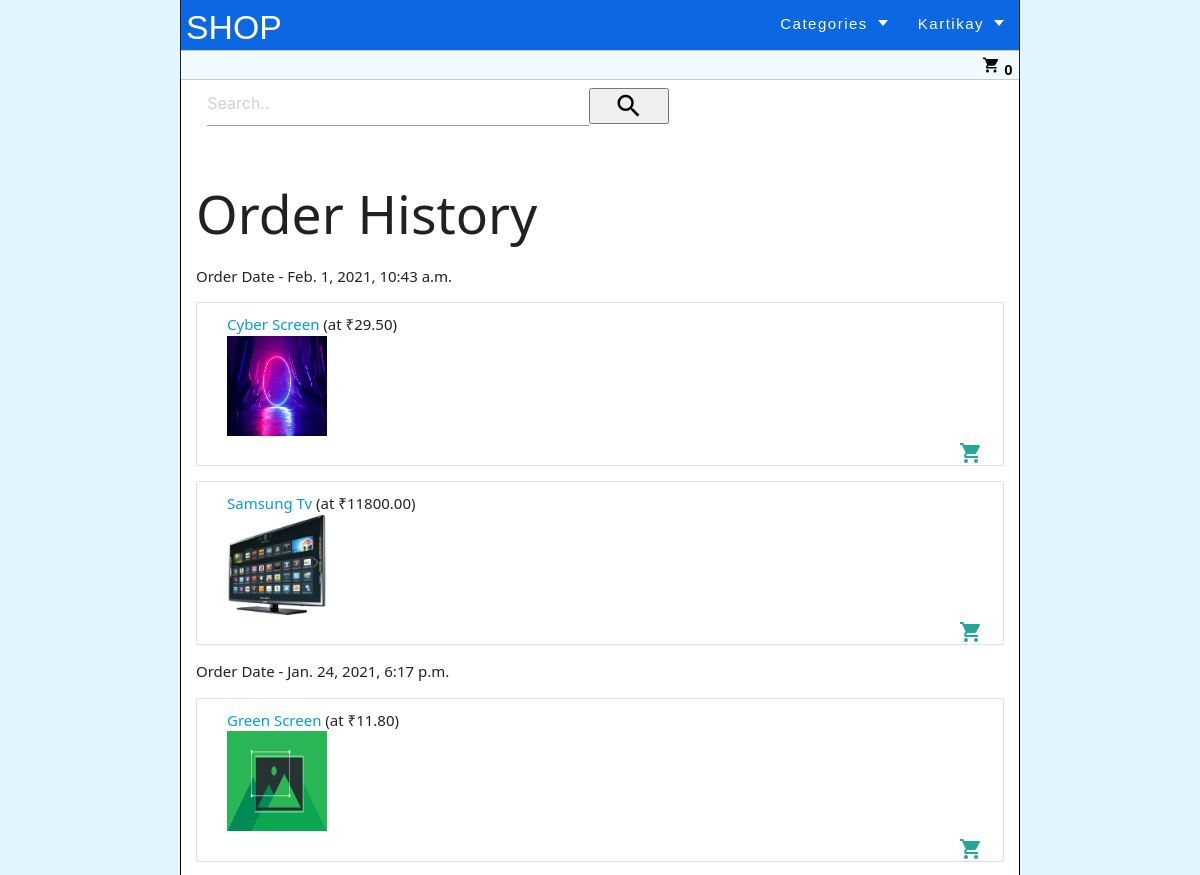
The page /orderHistory/ (signed in, upper part) on the database as committed earlier.
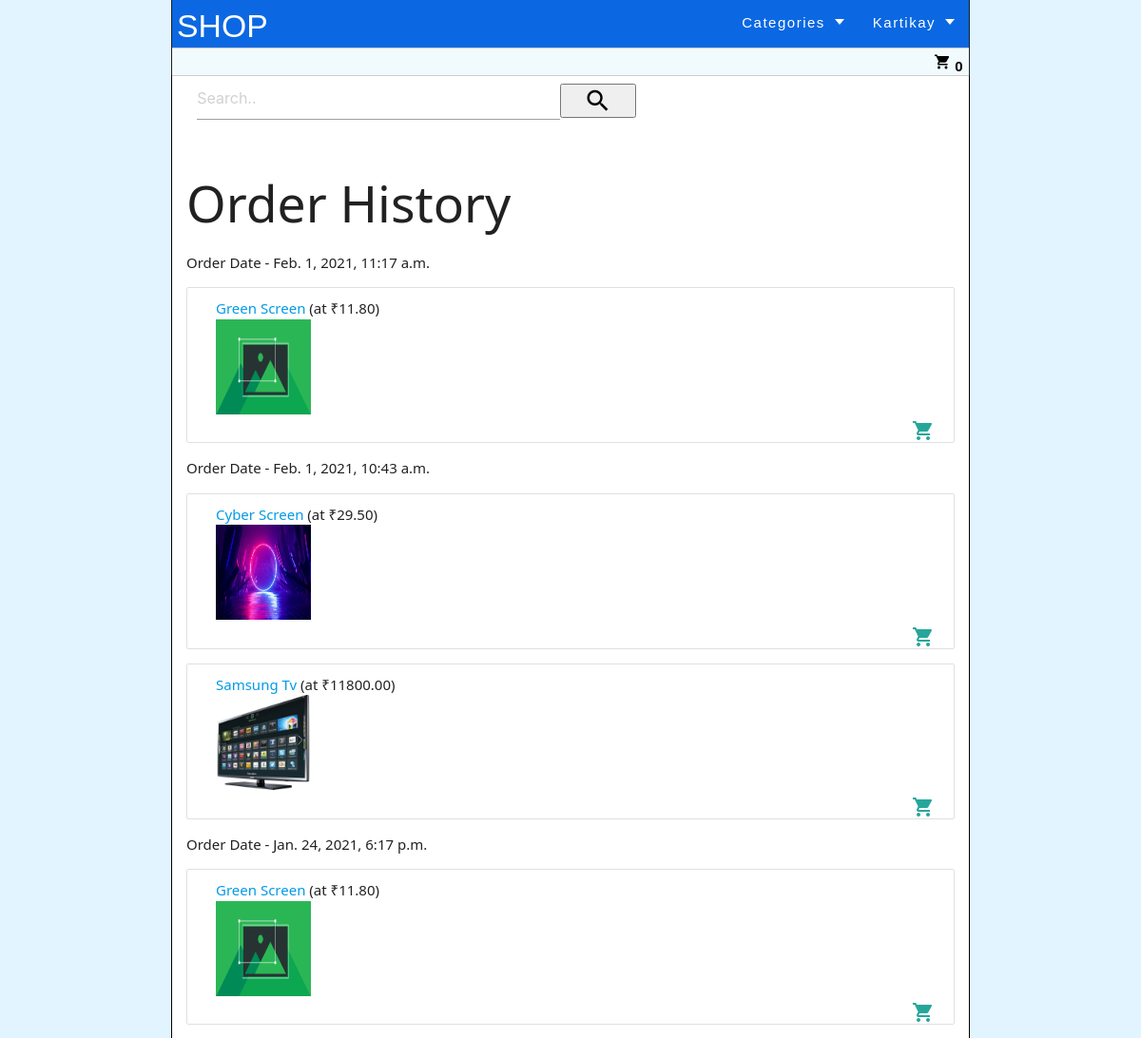
The same page on the database as committed later.
### Product/models.py (models this page shows, shortened)
class Order(models.Model):
    id = models.AutoField(primary_key=True)
    user = models.ForeignKey(User, on_delete=models.DO_NOTHING)
    products = models.ManyToManyField(Product)
    productDetails = models.JSONField()
    deliveryAddress = models.ForeignKey(AddressDetail,on_delete=models.DO_NOTHING)
    deliveryPhonenumber = models.ForeignKey(PhoneDetail,on_delete=models.DO_NOTHING)
    amount = models.DecimalField(max_digits=10,decimal_places=2)
    shippingPrice = models.DecimalField(max_digits=10,decimal_places=2, default=0)
    paymentRecieved = models.BooleanField(null=False ,blank= False,default=False)
    createDate = models.DateTimeField(auto_now_add=True)
    updateDate = models.DateTimeField(auto_now=True)

class Product(models.Model):
    id = models.AutoField(primary_key=True)
    subCategory = models.ForeignKey(SubCategory,on_delete=models.DO_NOTHING, null = False)
    user = models.ForeignKey(User, on_delete=models.CASCADE, null = False)
    shippingDetail = models.ForeignKey(ShippingDetails, null = False, on_delete = models.PROTECT)
    title = models.CharField(max_length=200, blank=False,null=False)
    thumbnail1 = models.ImageField(null=False)
    thumbnail2= models.ImageField(null=True, blank=True)
    thumbnail3 = models.ImageField(null=True, blank=True)
    thumbnail4 = models.ImageField(null=True, blank=True)
    thumbnail5 = models.ImageField(null=True, blank=True)
    description = models.TextField()
    searchKeywords = models.TextField()
    price = models.DecimalField(max_digits=10,decimal_places=2)
    incTax = models.BooleanField(default=False)
    refundable = models.BooleanField(default=False)
    refund_period = models.IntegerField(null=True, blank=True, default= 0)
    availableQt = models.PositiveIntegerField(null=False, blank=False, default= 0)
    inProcessQt = models.IntegerField(null=False, blank=False,default=0)
    soldQt = models.IntegerField(null=False, blank=False,default=0)
    createDate = models.DateTimeField(auto_now_add=True)
    updateDate = models.DateTimeField(auto_now=True)

### Product/views.py (the view)
# urls.py: path("orderHistory/", views.orderHistory, name="orderHistory"),
@login_required(login_url='user/login')
def orderHistory(request):
    user = request.user
    orderedProducts =  Order.objects.filter(user=user).filter(paymentRecieved=True).order_by("-updateDate")
    return render(request, "Product/orderHistory.html", context={"orderedProducts": orderedProducts,})

### Product/context_processors.py (called while the page is built)
def cartCountVariable(request):
    return {
        'cartCount': cartCount(request)
    }

def categoryDropdownMenu(request):
    return {
        'categoryDropdown': categoryDropdown(request)
    }

### Product/views.py (called while the page is built)
def cartCount(request):
    user = request.user
    cartCount = 0
    try:
        if user is not None:
            cart = Cart.objects.filter(user=user)
            for i in cart:
                cartCount += i.quantity
        return cartCount
    except:
        return cartCount

def categoryDropdown(request):
    categories = Category.objects.all()
    return categories

### Product/templates/Product/orderHistory.html
{% extends "User/layout.html" %}
{% block body %}
{% if user.is_authenticated %}
<h2> Order History </h2>
    {% for orderedProduct in orderedProducts %}
        <p>Order Date - {{orderedProduct.createDate}}</p>
        {% for product in orderedProduct.products.all %}
        <ul class="collection with-header">
            <li class="collection-item">
            <a href="{% url 'productPage' product.id %}">{{ product.title }}</a> (at &#8377;{{ product.price }})<br>
            <img src="{{ product.thumbnail1.url|default_if_none:'#' }}" width="100" height="100"><br>
            <a href="{% url 'addToCart' product.id %}" class="secondary-content"><i class="material-icons right">shopping_cart</i></a>
            </li>
        </ul>
        {% endfor %}
    {% empty %}
    No Saved Items!
    {% endfor %}
{% else %}
You are Not Logged In
<p>Please <a href="{% url 'login' %}">Login</a> in order to create a listing!<br>If not a user,<a href="{% url 'register' %}">Register</a> now!</p>
{% endif %}
{% endblock %}

Rows that differ between the two databases and show on the page:
added Order: createDate "Feb. 1, 2021, 11:17 a.m.", Product (title "Green Screen", price "11.80", thumbnail1 (picture))
